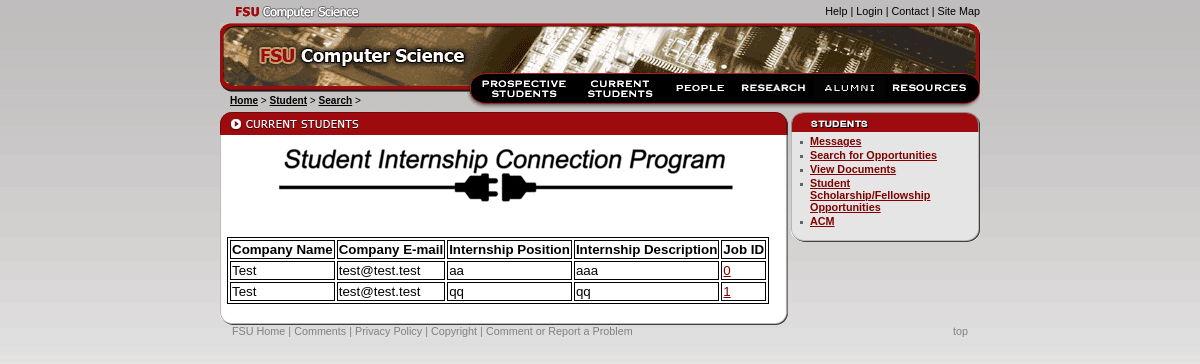
Before: /Student/Search with the older database file.
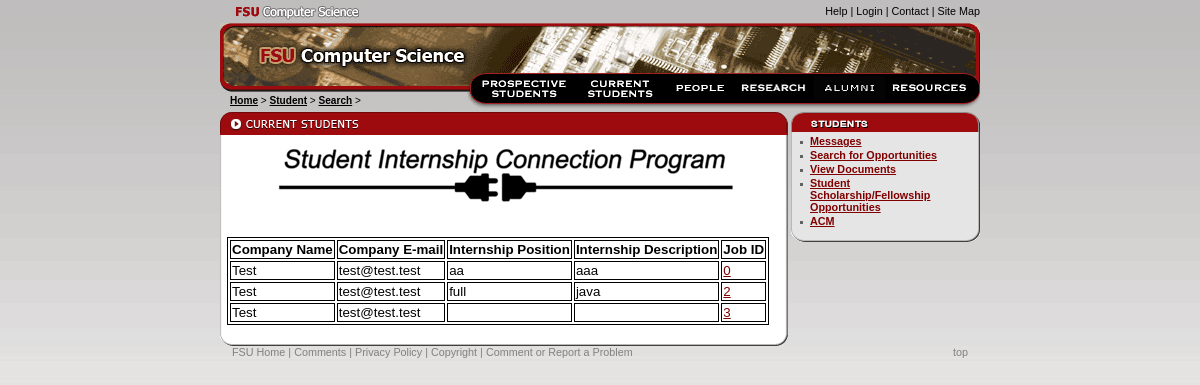
After: the same page with the newer database file.
### tables this page shows
CREATE TABLE `Job` (
	`jobid`	INTEGER NOT NULL PRIMARY KEY AUTOINCREMENT,
	`job_type`	TEXT NOT NULL,
	`job_description`	TEXT NOT NULL,
	`cid`	INTEGER,
	FOREIGN KEY(`cid`) REFERENCES Companies
);

CREATE TABLE Companies (name text, password text, cid int primary key, active integer, email text);

### web_page.py (the view)
@app.route('/Student/Search', methods=['GET', 'POST'])
def studentSearch():
	table = []
	if request.method == 'POST':
		return render_template('studentsearch.html')
	else:
		table = adb.view_jobs()
		print table
		return render_template('studentsearch.html', table=table)

### database/__init__.py (called while the page is built)
def view_jobs():
	conn = sqlite3.connect(DBNAME)
	c = conn.cursor()
	c.execute('SELECT name, email, job_type, job_description, jobid FROM Companies, Job WHERE Companies.cid = Job.cid')
	rows = c.fetchall()
	print rows
	conn.commit()
	conn.close()
	return rows

### web_page.py (called while the page is built)
@app.teardown_appcontext
def close_connection(exception):
    db = getattr(g, '_database', None)
    if db is not None:
        db.close()

### templates/studentsearch.html (shortened to what the changed rows need)
<!DOCTYPE html
PUBLIC "-//W3C//DTD XHTML 1.0 Transitional//EN"
"http://www.w3.org/TR/xhtml1/DTD/xhtml1-transitional.dtd">
<html xmlns="http://www.w3.org/1999/xhtml">
<head>
</head>
<body onload="preloadImages();">
<div id="main">
<h1><img src="/static/images/cs.gif" width="760" height="50" alt="FSU Computer Science" /></h1>
<div id="body">
 	<div id="body-main" style="padding-right: 4px;">
			<table>
					  <tr>
						<th>Company Name</th>
						<th>Company E-mail</th>
						<th>Internship Position</th>
						<th>Internship Description</th>
            <th>Job ID</th>
					  </tr>
                    {% for row in table %}
                      <tr>
						<td>{{row[0]}}</td>
						<td>{{row[1]}}</td>
						<td>{{row[2]}}</td>
						<td>{{row[3]}}</td>
            <td><a href="/Student/Search/{{row[4]}}">{{row[4]}}</a></td>
                      </tr>
                    {% endfor %}
                </table>
        </div>
  </div>
</div>
</body>
</html>

Changed rows visible on the page:
removed Job: name "Test", email "test@test.test", job_type "qq", job_description "qq", jobid "1"
added Job: name "Test", email "test@test.test", job_type "full", job_description "java", jobid "2"
added Job: name "Test", email "test@test.test", jobid "3"
